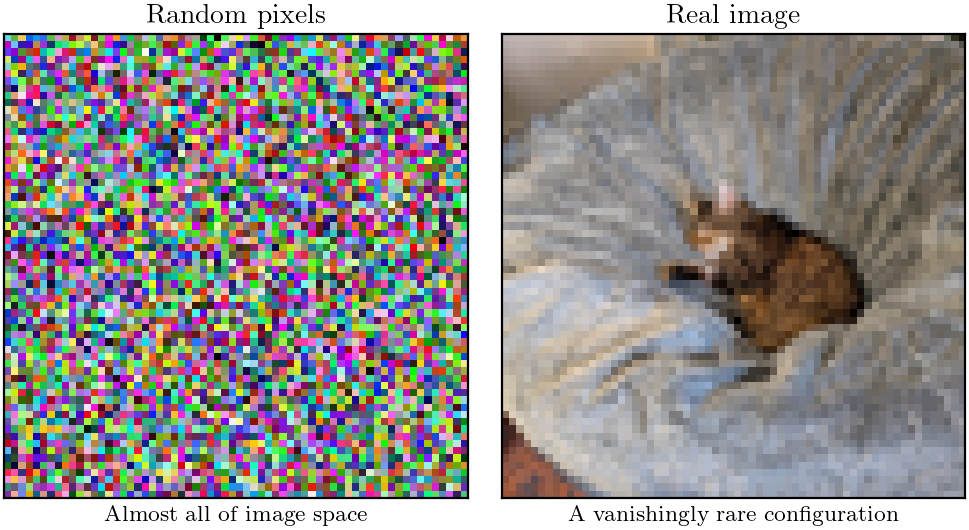

This chart was generated by the following Python code:
"""
Figure showing random noise vs a real image to illustrate the manifold hypothesis.
Most of image space is noise; real images are a vanishingly small subset.
"""

import matplotlib.pyplot as plt
import numpy as np
from PIL import Image
from pathlib import Path

# Try to load publication style if available
try:
    plt.style.use(Path("~/.claude/skills/matplotlib-publication/matplotlibrc").expanduser())
except:
    pass

# Figure settings
SINGLE_COL = 3.5
DOUBLE_COL = 7.0

# Load and process the cat image
cat_path = Path("~/Downloads/PXL_20260201_020422988.jpg").expanduser()
cat_img = Image.open(cat_path)

# Crop to square (center crop)
w, h = cat_img.size
size = min(w, h)
left = (w - size) // 2
top = (h - size) // 2
cat_img = cat_img.crop((left, top, left + size, top + size))

# Resize to 64x64 to match the slide's example
cat_img = cat_img.resize((64, 64), Image.Resampling.LANCZOS)
cat_arr = np.array(cat_img)

# Generate random noise with same shape
np.random.seed(42)
noise_arr = np.random.randint(0, 256, size=cat_arr.shape, dtype=np.uint8)

# Create figure
fig, axes = plt.subplots(1, 2, figsize=(SINGLE_COL * 1.4, SINGLE_COL * 0.75))

# Random noise
ax = axes[0]
ax.imshow(noise_arr)
ax.set_title("Random pixels", fontsize=10, fontweight='medium')
ax.set_xlabel("Almost all of image space", fontsize=8)
ax.set_xticks([])
ax.set_yticks([])

# Real image
ax = axes[1]
ax.imshow(cat_arr)
ax.set_title("Real image", fontsize=10, fontweight='medium')
ax.set_xlabel("A vanishingly rare configuration", fontsize=8)
ax.set_xticks([])
ax.set_yticks([])

plt.tight_layout()

# Save
output_path = Path(__file__).parent / "noise_vs_real.png"
fig.savefig(output_path, dpi=200, bbox_inches='tight', facecolor='white')
fig.savefig(output_path.with_suffix('.pdf'), bbox_inches='tight', facecolor='white')
plt.close()

print(f"Saved {output_path}")
